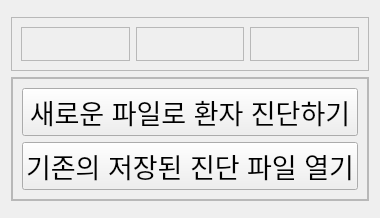
               <widget class="QWidget" name="home">
                <layout class="QVBoxLayout" name="verticalLayout">
                 <item>
                  <widget class="QFrame" name="frame">
                   <property name="maximumSize">
                    <size>
                     <width>16777215</width>
                     <height>150</height>
                    </size>
                   </property>
                   <property name="frameShape">
                    <enum>QFrame::StyledPanel</enum>
                   </property>
                   <property name="frameShadow">
                    <enum>QFrame::Raised</enum>
                   </property>
                  </widget>
                 </item>
                 <item>
                  <widget class="QFrame" name="frame_2">
                   <property name="frameShape">
                    <enum>QFrame::StyledPanel</enum>
                   </property>
                   <property name="frameShadow">
                    <enum>QFrame::Raised</enum>
                   </property>
                   <layout class="QHBoxLayout" name="horizontalLayout_4">
                    <item>
                     <widget class="QFrame" name="frame_25">
                      <property name="maximumSize">
                       <size>
                        <width>230</width>
                        <height>16777215</height>
                       </size>
                      </property>
                      <property name="frameShape">
                       <enum>QFrame::StyledPanel</enum>
                      </property>
                      <property name="frameShadow">
                       <enum>QFrame::Raised</enum>
                      </property>
                     </widget>
                    </item>
                    <item>
                     <widget class="QFrame" name="frame_24">
                      <property name="frameShape">
                       <enum>QFrame::StyledPanel</enum>
                      </property>
                      <property name="frameShadow">
                       <enum>QFrame::Raised</enum>
                      </property>
                      <layout class="QVBoxLayout" name="verticalLayout_17">
                       <item>
                        <widget class="QLabel" name="logo">
                         <property name="styleSheet">
                          <string notr="true">image: url(:/newPrefix/bwave_gui/icon/bwave_logo.png);</string>
                         </property>
                         <property name="text">
                          <string/>
                         </property>
                         <property name="alignment">
                          <set>Qt::AlignCenter</set>
                         </property>
                        </widget>
                       </item>
                      </layout>
                     </widget>
                    </item>
                    <item>
                     <widget class="QFrame" name="frame_23">
                      <property name="maximumSize">
                       <size>
                        <width>230</width>
                        <height>16777215</height>
                       </size>
                      </property>
                      <property name="frameShape">
                       <enum>QFrame::StyledPanel</enum>
                      </property>
                      <property name="frameShadow">
                       <enum>QFrame::Raised</enum>
                      </property>
                     </widget>
                    </item>
                   </layout>
                  </widget>
                 </item>
                 <item>
                  <widget class="QFrame" name="frame_19">
                   <property name="maximumSize">
                    <size>
                     <width>16777215</width>
                     <height>150</height>
                    </size>
                   </property>
                   <property name="frameShape">
                    <enum>QFrame::StyledPanel</enum>
                   </property>
                   <property name="frameShadow">
                    <enum>QFrame::Raised</enum>
                   </property>
                   <layout class="QHBoxLayout" name="horizontalLayout_8">
                    <property name="spacing">
                     <number>0</number>
                    </property>
                    <property name="leftMargin">
                     <number>0</number>
                    </property>
                    <property name="topMargin">
                     <number>0</number>
                    </property>
                    <property name="rightMargin">
                     <number>0</number>
                    </property>
                    <property name="bottomMargin">
                     <number>0</number>
                    </property>
                    <item>
                     <widget class="QFrame" name="frame_20">
                      <property name="frameShape">
                       <enum>QFrame::StyledPanel</enum>
                      </property>
                      <property name="frameShadow">
                       <enum>QFrame::Raised</enum>
                      </property>
                     </widget>
                    </item>
                    <item>
                     <widget class="QFrame" name="frame_21">
                      <property name="frameShape">
                       <enum>QFrame::StyledPanel</enum>
                      </property>
                      <property name="frameShadow">
                       <enum>QFrame::Raised</enum>
                      </property>
                      <layout class="QVBoxLayout" name="verticalLayout_19">
                       <item>
                        <widget class="QPushButton" name="pushButton">
                         <property name="font">
                          <font>
                           <pointsize>20</pointsize>
                          </font>
                         </property>
                         <property name="text">
                          <string>새로운 파일로 환자 진단하기</string>
                         </property>
                         <property name="autoDefault">
                          <bool>false</bool>
                         </property>
                         <property name="default">
                          <bool>false</bool>
                         </property>
                         <property name="flat">
                          <bool>false</bool>
                         </property>
                        </widget>
                       </item>
                       <item>
                        <widget class="QPushButton" name="pushButton_2">
                         <property name="font">
                          <font>
                           <pointsize>20</pointsize>
                          </font>
                         </property>
                         <property name="text">
                          <string>기존의 저장된 진단 파일 열기</string>
                         </property>
                        </widget>
                       </item>
                      </layout>
                     </widget>
                    </item>
                    <item>
                     <widget class="QFrame" name="frame_22">
                      <property name="frameShape">
                       <enum>QFrame::StyledPanel</enum>
                      </property>
                      <property name="frameShadow">
                       <enum>QFrame::Raised</enum>
                      </property>
                     </widget>
                    </item>
                   </layout>
                  </widget>
                 </item>
                 <item>
                  <widget class="QFrame" name="frame_3">
                   <property name="maximumSize">
                    <size>
                     <width>16777215</width>
                     <height>150</height>
                    </size>
                   </property>
                   <property name="frameShape">
                    <enum>QFrame::StyledPanel</enum>
                   </property>
                   <property name="frameShadow">
                    <enum>QFrame::Raised</enum>
                   </property>
                  </widget>
                 </item>
                </layout>
               </widget>
